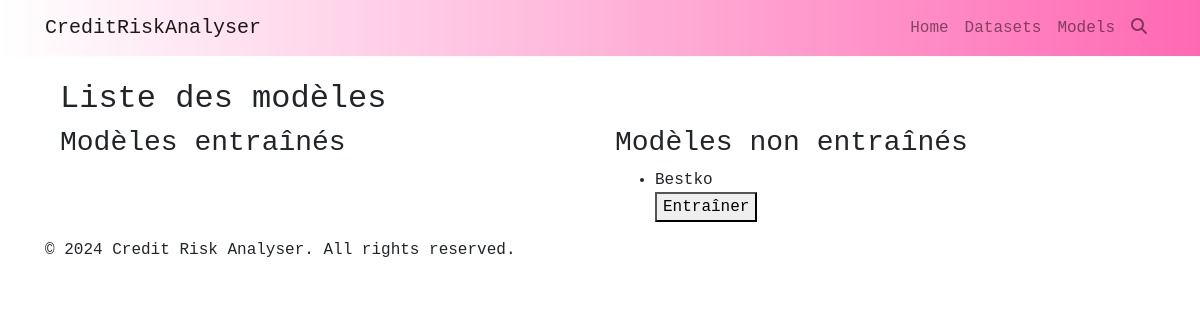
Before: /list_models/ with the older database file.
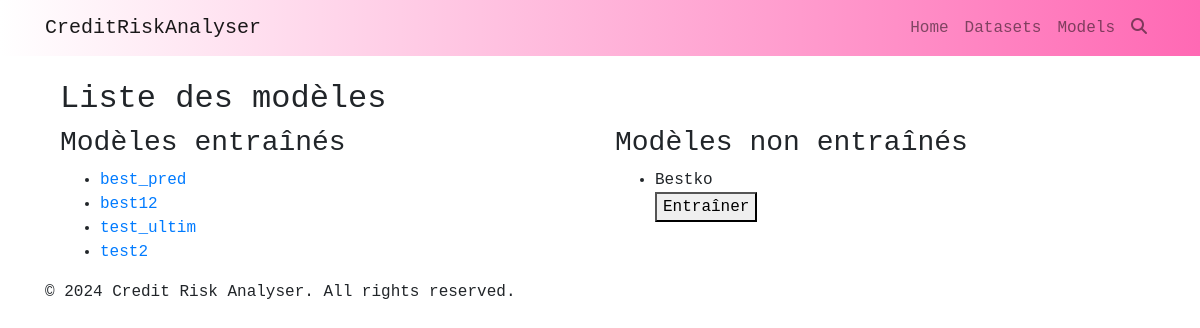
After: the same page with the newer database file.
### credit_review/models.py (models this page shows, shortened)
class Model(models.Model):
    name = models.CharField(max_length=100)
    ALGO_CHOICES = (
        ('randomforest', 'RamdomForest'),
        ('logistic_regression', 'Regression Logistique'),
        ('decision_tree', 'Arbre de décision'),
        ('xgboost', 'XGBOOST'),
        ('svm', 'SVM'),
        ('igboost', 'IGBOOST')
    )
    algorithm = models.CharField(max_length=100, choices=ALGO_CHOICES, default='Regression Logistique')
    dataset = models.ForeignKey(Dataset, on_delete=models.CASCADE)
    model_data = models.FileField(upload_to='models/', blank=True, null=True)
    STATUS_CHOICES = (
        ('trained', 'Entrainé'),
        ('untrained', 'Non entrainé')
    )
    status = models.CharField(max_length=100, choices=STATUS_CHOICES, default='Non entrainé')
    accuracy = models.FloatField(default=0)

### credit_review/views.py (the view)
# urls.py: path('list_models/', views.list_models, name='list_models'),
def list_models(request):
    trained_datasets = Model.objects.exclude(status='untrained').distinct()
    untrained_datasets = Model.objects.filter(status='untrained').distinct()
    context = {
        'trained_datasets': trained_datasets,
        'untrained_datasets': untrained_datasets,
    }
    return render(request, 'list_model.html', context)

### templates/list_model.html (shortened to what this page needs)
{% extends 'base.html' %}
{% block content %}
<div class="container">
    <h2>Liste des modèles</h2>
    <div class="row">
        <div class="col-md-6">
            <h3>Modèles entraînés</h3>
            <ul>
                {% for model in trained_datasets %}
                    <li><a href="{% url 'model_details' model.id %}">{{ model.name }}</a></li>
                {% endfor %}
            </ul>
        </div>
        <div class="col-md-6">
            <h3>Modèles non entraînés</h3>
                <ul>
                     {% for model in untrained_datasets %}
                        <li>{{ model.name }}
                            <form action="{% url 'train_model' %}" method="post">
                                <button type="submit">Entraîner</button>
                            </form>
                        </li>
                    {% endfor %}
                </ul>
        </div>
    </div>
</div>
{% endblock %}

Changed rows visible on the page:
added Model: name "best_pred", shown under "Modèles entraînés"
added Model: name "best12", shown under "Modèles entraînés"
added Model: name "test_ultim", shown under "Modèles entraînés"
added Model: name "test2", shown under "Modèles entraînés"
